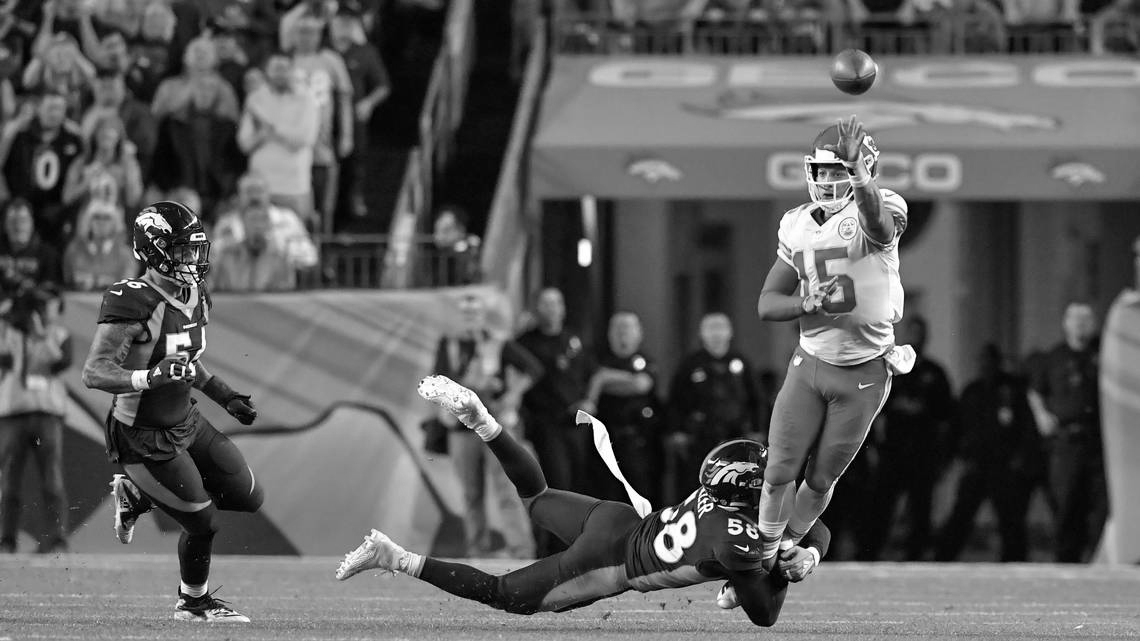
#> input picture T2/images/MahomesPassGray.tiff, 1140 x 641 px
$ jupyter execute Trab2.ipynb
#> lines starting #> are read from the running program, lines starting #| are printed output that depends on the picture
# Trabalho 2 - Localização de objeto com variação de luminosidade

O trabalho 2 da disciplina de Processamento Digital de Imagens consiste em implementar uma tecnica de localização de objeto
com variação de luminosidade.

# Integrantes

Graduandos da Universidade Federal de São Carlos.

* __Felipe Tavoni__

* __Gabriel Rodrigues Malaquias__

* __Lucas Cruz do Reis__

* __Renan Bobadilla Morelli__

Grande parte das vezes em que se quer localizar um objeto em uma imagem o objeto referência e como ele se encontra na imagem não estão na mesma intensidade luminosa, para que o objeto seja achado mesmo com intensidades de luminosidade diferentes é necessário que se varie a intensidade do objeto referência e procure por todas essas variações na imagem.

A seguir mostramos dois exemplos, no primeiro uma imagem do objeto mais claro do que se encontra na imagem é usado como referência, e no segundo exemplo a imagem referência é mais escura do que o modo como ela se encontra na imagem.

# Importação das bibliotecas necessárias

[cell 1]
import numpy as np
import matplotlib.pyplot as plt
import scipy.signal as sgn
import cv2

[cell 2]
img = plt.imread('images/MahomesPassGray.tiff')
#> img is the input picture: shape (641, 1140); min 0, max 255, mean 92.7
img = img.astype(float)
filtro = plt.imread('images/FootballBallLighter.tiff')
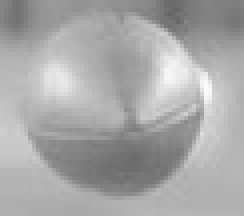
#> input picture T2/images/FootballBallLighter.tiff, 61 x 54 px (shown 4 times larger)
#> filtro is the input picture: shape (54, 61); min 102, max 251, mean 167.7
filtro = filtro.astype(float)

[cell 3]
plt.imshow(filtro, cmap ="gray")

[cell 4]
plt.imshow(img, cmap ="gray")

# Implementação da função que gera imagens com variação gamma

Essa função recebe uma imagem e um expoente gamma, e devolve a imagem elevada a esse expoente, gerando assim as variações da imagem que serão usadas na busca pelo objeto.

[cell 5]
num_linhas, num_cols = filtro.shape
#> num_linhas = 54; num_cols = 61

def gera_gamma(img, gamma):
    num_lin, num_col = img.shape
    img_mudada = np.zeros([num_lin, num_col], dtype = np.uint8)
    img_mudada = 255*((img/255)**gamma)

    return img_mudada

# Implementação da função que gera a diferença quadratica

Essa função recebe uma imagem e a imagem do objeto a ser procurado na primeira imagem, e devolve uma imagem diferença

[cell 6]
#Codigo da diferença quadratica usando convolução

def diferenca_quadratica_corr(img, obj):
    w = np.ones(obj.shape)
    imgOw = sgn.correlate(img**2, w, mode='same')
    imgOobj = sgn.correlate(img, obj, mode='same')

    img_diff = imgOw + np.sum(obj**2) - 2*imgOobj

    return img_diff

# Implementação da função encontra o menor valor na imagem

Essa função recebe uma imagem e devolve o indice de menor valor da imagem e esse menor valor.

[cell 7]
def encontra_minimo(img):

    num_rows, num_cols = img.shape
#> num_rows = 641; num_cols = 1140
    menor_valor = img[0,0]
#> menor_valor = 83565123
    indice_menor_valor = (0, 0)
    for row in range(num_rows):
        for col in range(num_cols):
            valor = img[row,col]
            if valor<menor_valor:
                menor_valor = valor
                indice_menor_valor = (row, col)
#> after the loop, indice_menor_valor = (83, 680); menor_valor = 2675365

    return menor_valor, indice_menor_valor

# Implementação da função que desenha um quadrado na imagem

Desenha um quadrado em uma cópia do array img_g. center indica o centro do quadrado e size o tamanho.

[cell 8]
def draw_rectangle(img_g, center, size):

    half_num_rows_obj = size[0]//2
    half_num_cols_obj = size[1]//2

    img_rectangle = img_g.copy()
    pt1 = (center[1]-half_num_cols_obj, center[0]-half_num_rows_obj)
    pt2 = (center[1]+half_num_cols_obj, center[0]+half_num_rows_obj)
    cv2.rectangle(img_rectangle, pt1=pt1, pt2=pt2, color=255, thickness=3)

    return img_rectangle

# Implementação da busca da menor diferença

Essa parte do código printa a versão mais clara e versão de referência e a versão mais escura do objeto a ser procurado na imagem e também gera todas as imagens elevadas a gamma e apartir dessas imagens acha a menor diferença entre o objeto e a imagem, assim localizando o objeto na imagem.
Aqui é feita a busca onde o objeto referência é mais claro do que o objeto presente na imagem.

[cell 9]
dark = np.linspace(1.1,3,10,endpoint=False)
light = np.linspace(0.1,1,10,endpoint=False)

img_diff = diferenca_quadratica_corr(img, filtro)
menor_valor, indice = encontra_minimo(img_diff)
#> menor_valor = 2675365; indice = (83, 680)

plt.subplot(1, 3, 1)
plt.imshow(gera_gamma(filtro, 0.1), cmap='gray')
plt.title('Clara')
plt.subplot(1, 3, 2)
plt.imshow(filtro, cmap = 'gray')
plt.title('Referência')
plt.subplot(1, 3, 3)
plt.imshow(gera_gamma(filtro, 3), cmap='gray')
#> call 2 of gera_gamma, with gamma = 3
#> in gera_gamma (call 2), `img_mudada = 255*((img/255)**gamma)`:
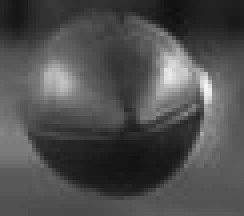
#> img_mudada: shape (54, 61) float64 (shown 4 times larger); min 16.32, max 243.2, mean 78.7
plt.title('Escura')

for x in dark:
    img_diff = diferenca_quadratica_corr(img, gera_gamma(filtro, x))
    menor_valor_outraimg, indice_outraimg = encontra_minimo(img_diff)
    if(menor_valor_outraimg < menor_valor):
        menor_valor = menor_valor_outraimg
        indice = indice_outraimg
#> this loop made 10 passes
#> (menor_valor_outraimg, indice) on passes 1, 2, 4, 5, 6: (2342933.6, (82, 680)), (2197475.7, (82, 723)), (1473934.7, (73, 855)), (636005.5, (73, 855)), (369421.6, (73, 855))
#> (menor_valor_outraimg, indice_outraimg) on passes 3, 7, 8, 9, 10: (2427328.7, (81, 724)), (548072.2, (73, 855)), (1070978.2, (73, 855)), (1857214.4, (73, 855)), (2841898.1, (73, 855))
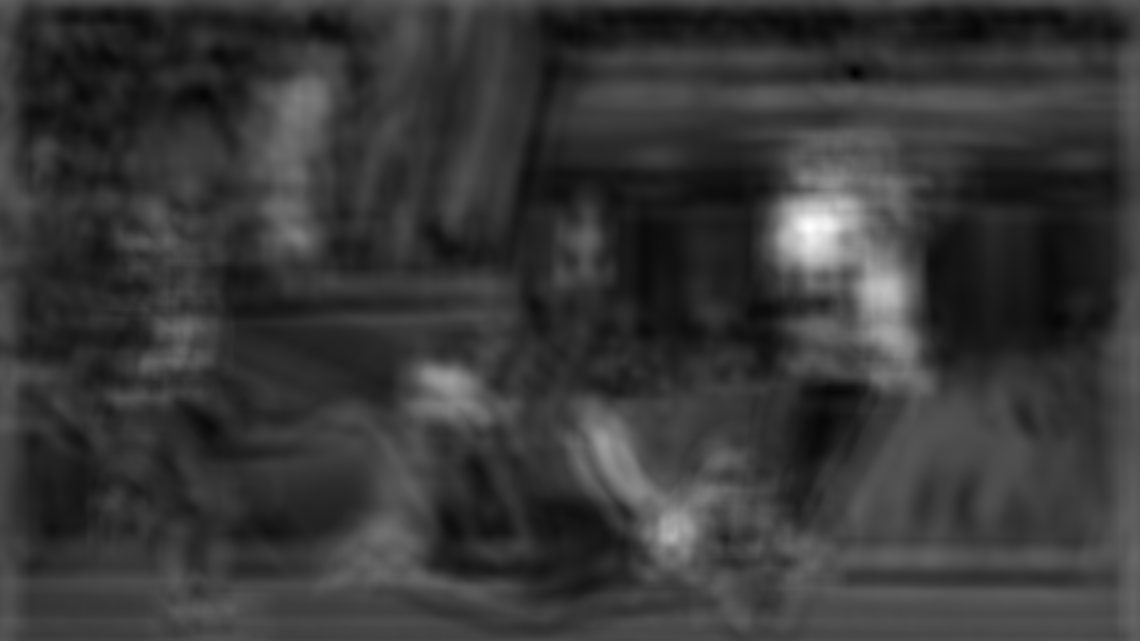
#> img_diff: shape (641, 1140) float64; min 2841898.1, max 63707301.4, mean 16313049.5; drawn with min black and max white
#> after the loop, menor_valor = 369421.6

for x in light:
    img_diff = diferenca_quadratica_corr(img, gera_gamma(filtro, x))
    menor_valor_outraimg, indice_outraimg = encontra_minimo(img_diff)
    if(menor_valor_outraimg < menor_valor):
        menor_valor = menor_valor_outraimg
        indice = indice_outraimg
#> this loop made 10 passes
#> (menor_valor_outraimg, indice_outraimg) on passes 1 to 10: (18131216.4, (244, 810)), (15506327.8, (244, 810)), (12732054.9, (118, 292)), (10100282.5, (119, 292)), (8040041.4, (120, 291)), (6477543.2, (121, 291)), (5347483.6, (123, 291)), (4555863.4, (127, 291)), (3948074.1, (168, 280)), (3199535.3, (83, 631))
#> pass 1, in diferenca_quadratica_corr (call 12), `img_diff = imgOw + np.sum(obj**2) - 2*imgOobj`:
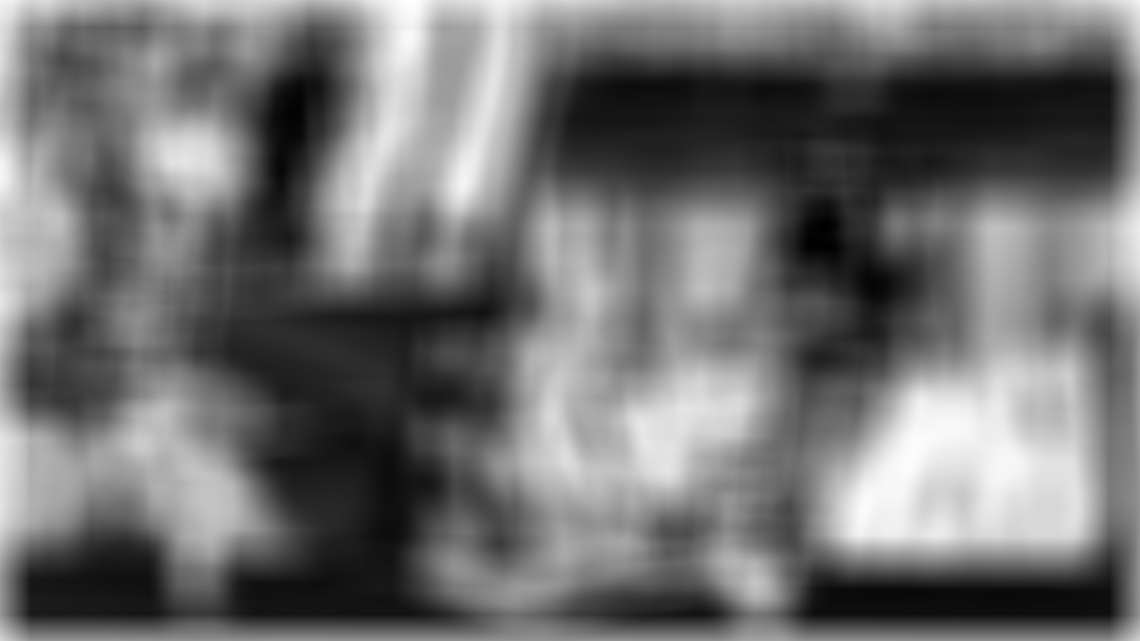
#> img_diff: shape (641, 1140) float64; min 18131216.4, max 181953514, mean 90786129.5; drawn with min black and max white
#> after the loop, menor_valor = 369421.6

img_square = draw_rectangle(img, indice, filtro.shape)
#> in draw_rectangle, `pt1 = (center[1]-half_num_cols_obj, center[0]-half_num_rows_obj)`: pt1 = (825, 46)
#> in draw_rectangle, `pt2 = (center[1]+half_num_cols_obj, center[0]+half_num_rows_obj)`: pt2 = (885, 100)
#> in draw_rectangle, `cv2.rectangle(img_rectangle, pt1=pt1, pt2=pt2, color=255, thickness=3)`: img_rectangle: shape (641, 1140) float64; min 0, max 255, mean 92.9

[cell 10]
plt.imshow(img_square, 'gray')

[cell 11]
img = plt.imread('images/TatumShot.tiff')
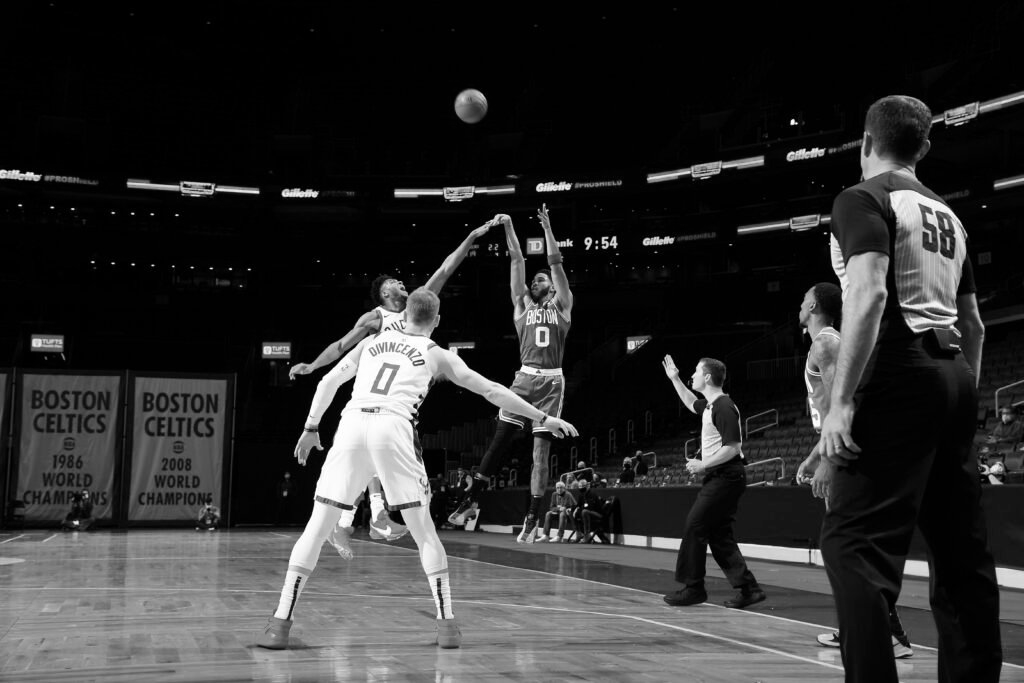
#> input picture T2/images/TatumShot.tiff, 1024 x 683 px
#> img is the input picture: shape (683, 1024); min 0, max 255, mean 47.4
img = img.astype(float)
filtro = plt.imread('images/BasketballBallDark.tiff')
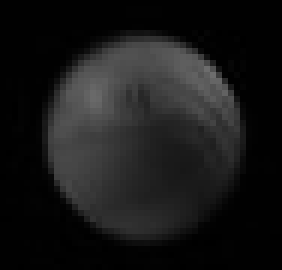
#> input picture T2/images/BasketballBallDark.tiff, 47 x 45 px (shown 6 times larger)
#> filtro is the input picture: shape (45, 47); min 0, max 109, mean 24
filtro = filtro.astype(float)

[cell 12]
plt.imshow(filtro, cmap ="gray")

[cell 13]
plt.imshow(img, cmap ="gray")

# Implementação da busca da menor diferença

Essa parte do código printa a versão mais clara e versão de referência e a versão mais escura do objeto a ser procurado na imagem e também gera todas as imagens elevadas a gamma e apartir dessas imagens acha a menor diferença entre o objeto e a imagem, assim localizando o objeto na imagem.
Aqui é feita a busca onde o objeto referência é mais escuro do que o objeto presente na imagem.

[cell 14]
dark = np.linspace(1.1,1.5,5,endpoint=False)
light = np.linspace(0.1,1,10,endpoint=False)


img_diff = diferenca_quadratica_corr(img, filtro)
#> in diferenca_quadratica_corr (call 22), `imgOobj = sgn.correlate(img, obj, mode='same')`:
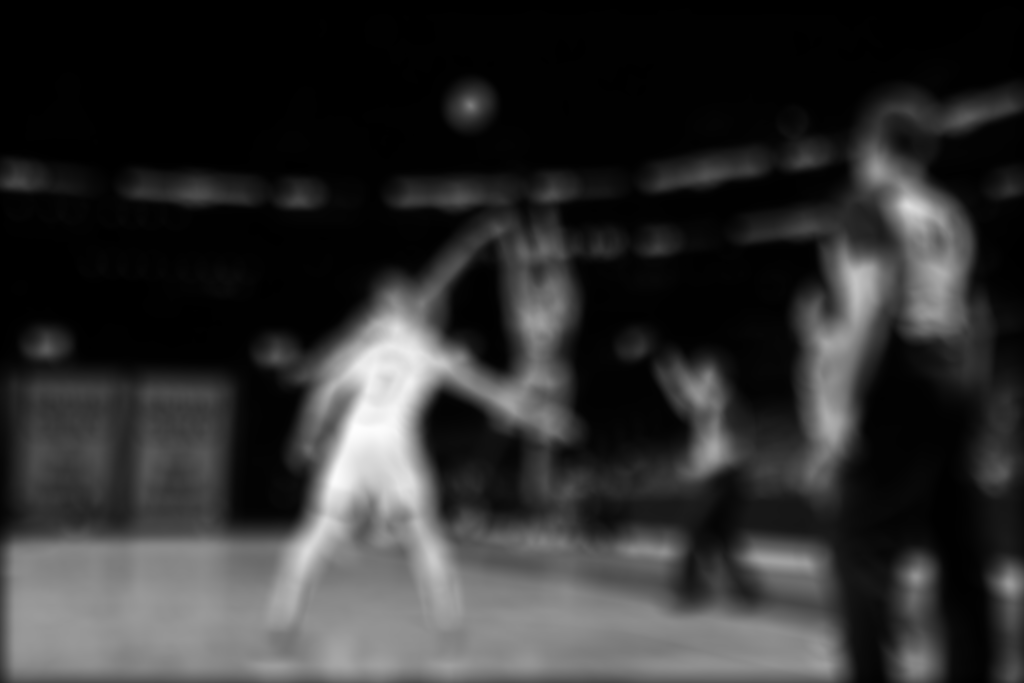
#> imgOobj: shape (683, 1024) float64; min 7.21e-11, max 12502986, mean 2356623.2; drawn with min black and max white
menor_valor, indice = encontra_minimo(img_diff)
#> menor_valor = 1457357; indice = (540, 1007)


plt.subplot(1, 3, 1)
plt.imshow(gera_gamma(filtro, 0.1), cmap='gray')
plt.title('Clara')
plt.subplot(1, 3, 2)
plt.imshow(filtro, cmap = 'gray')
plt.title('Referência')
plt.subplot(1, 3, 3)
plt.imshow(gera_gamma(filtro, 1.5), cmap='gray')
plt.title('Escura')
for x in dark:
    img_diff = diferenca_quadratica_corr(img, gera_gamma(filtro, x))
    menor_valor_outraimg, indice_outraimg = encontra_minimo(img_diff)
    if(menor_valor_outraimg < menor_valor):
        menor_valor = menor_valor_outraimg
        indice = indice_outraimg
#> this loop made 5 passes
#> (menor_valor_outraimg, indice) on passes 1 to 5: (1096773.4, (540, 1007)), (896955.1, (540, 1007)), (755243, (540, 1007)), (657409.2, (540, 1007)), (558433.6, (323, 1009))
#> after the loop, menor_valor = 558433.6

for x in light:
    img_diff = diferenca_quadratica_corr(img, gera_gamma(filtro, x))
    menor_valor_outraimg, indice_outraimg = encontra_minimo(img_diff)
    if(menor_valor_outraimg < menor_valor):
        menor_valor = menor_valor_outraimg
        indice = indice_outraimg
#> this loop made 10 passes
#> (menor_valor_outraimg, indice) on pass 6: (529113.7, (105, 470))
#> (menor_valor_outraimg, indice_outraimg) on passes 1, 2, 3, 4, 5, 7: (4247710.7, (659, 339)), (4151044.3, (660, 528)), (4986583.3, (168, 877)), (2931130.3, (105, 470)), (1120423, (105, 470)), (584970.5, (105, 470))
#> pass 1, in diferenca_quadratica_corr (call 28), `img_diff = imgOw + np.sum(obj**2) - 2*imgOobj`:
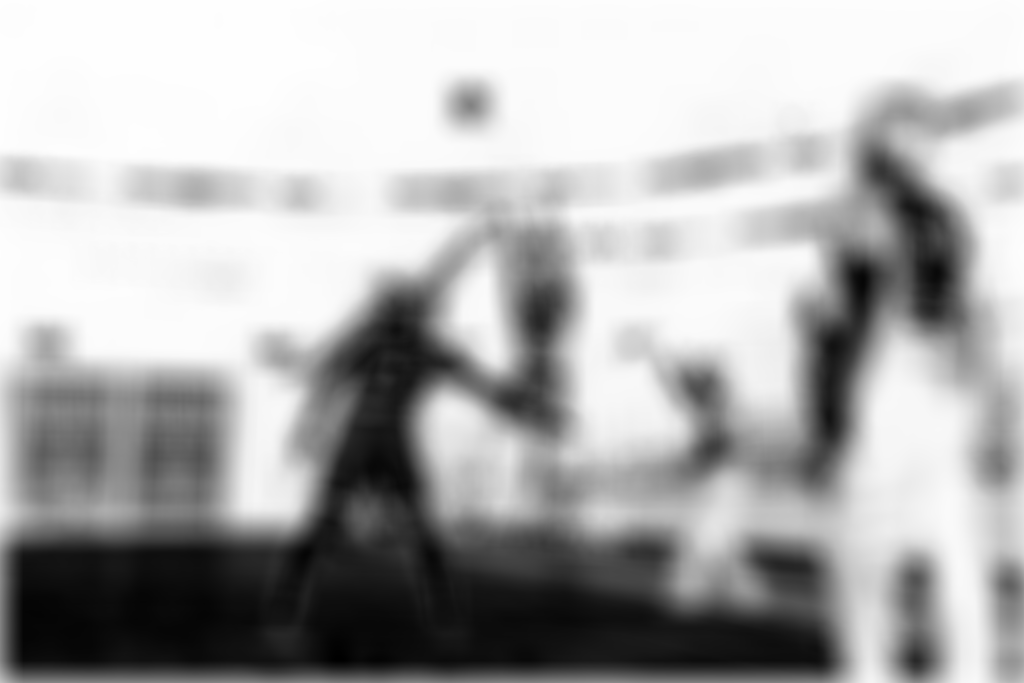
#> img_diff: shape (683, 1024) float64; min 4247710.7, max 69580006.3, mean 48725134.9; drawn with min black and max white
#> after the loop, menor_valor = 529113.7

img_square = draw_rectangle(img, indice, filtro.shape)
#> call 2 of draw_rectangle, with center = (105, 470), size = (45, 47)
#> in draw_rectangle (call 2), `pt1 = (center[1]-half_num_cols_obj, center[0]-half_num_rows_obj)`: pt1 = (447, 83)
#> in draw_rectangle (call 2), `pt2 = (center[1]+half_num_cols_obj, center[0]+half_num_rows_obj)`: pt2 = (493, 127)
#> in draw_rectangle (call 2), `cv2.rectangle(img_rectangle, pt1=pt1, pt2=pt2, color=255, thickness=3)`:
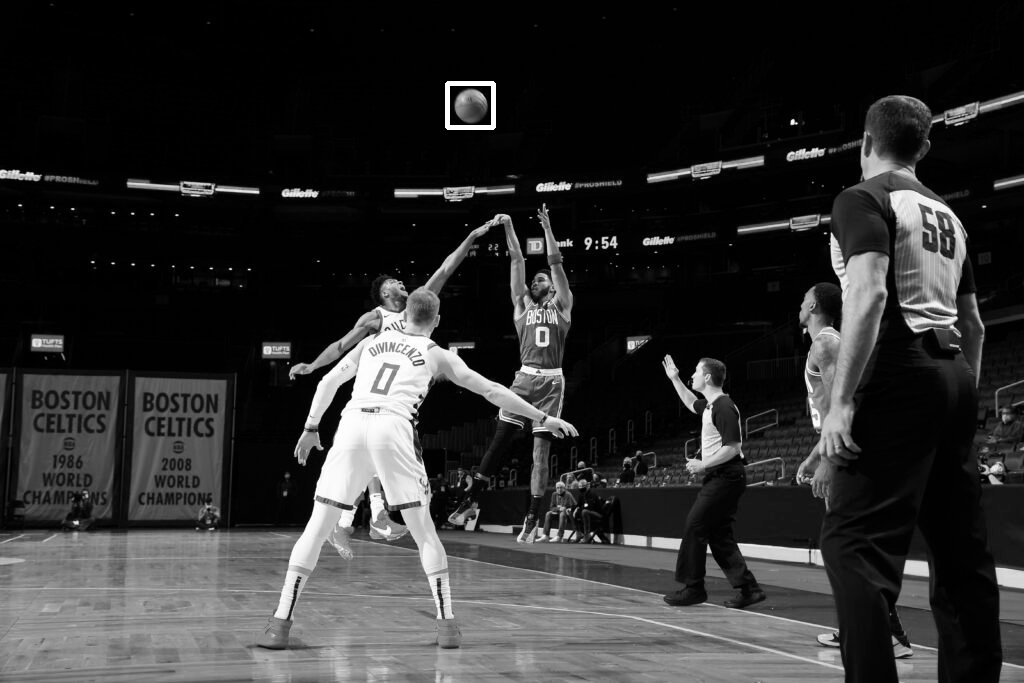
#> img_rectangle: shape (683, 1024) float64; min 0, max 255, mean 47.7
